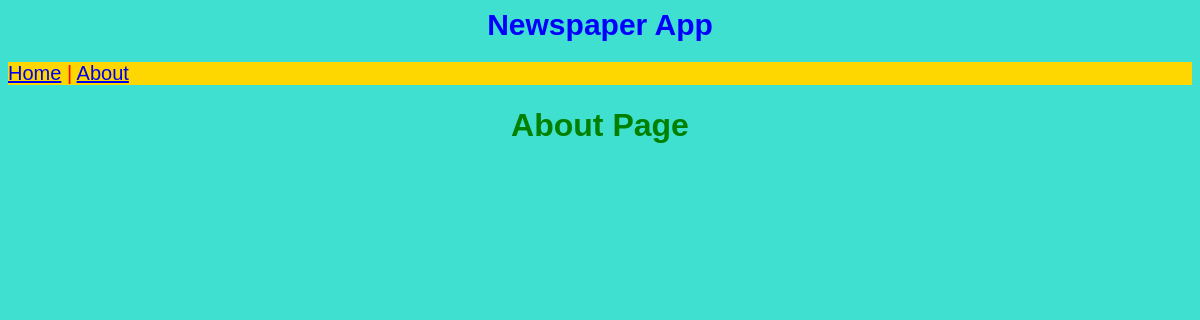
Page /about/ on the earlier database version.
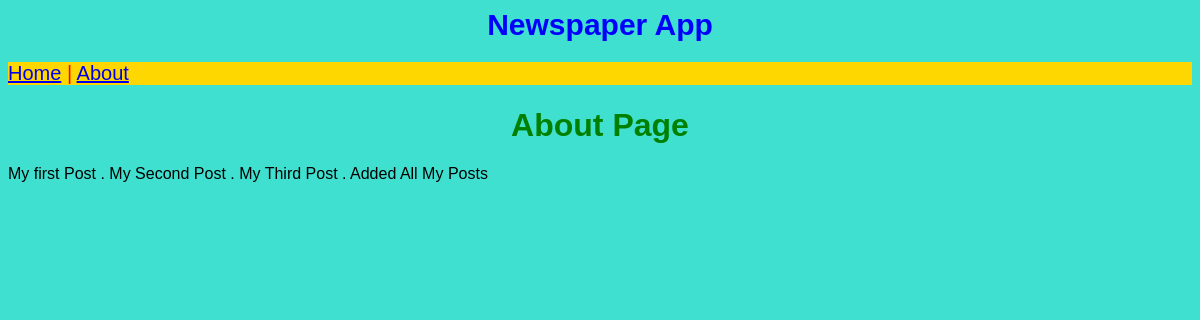
Same page on the later database version.
### news_app/models.py (models this page shows, shortened)
class Post(models.Model):
    text = models.TextField()

### news_app/views.py (the view)
# urls.py: path('about/', AboutPageView.as_view(), name='about'),  # Maps the about URL to the AboutPageView
class AboutPageView(ListView):
    model = Post
    template_name = 'about.html'  # Template File to render this view

### templates/about.html
{% extends "base.html" %}
{% block content %}
<h1> About Page</h1>
{% for post in post_list %}
{{ post.text}}
{% endfor %}
{% endblock content %}

Differences in the rows shown:
added Post: text "My first Post ."
added Post: text "My Second Post ."
added Post: text "My Third Post ."
added Post: text "Added All My Posts"
